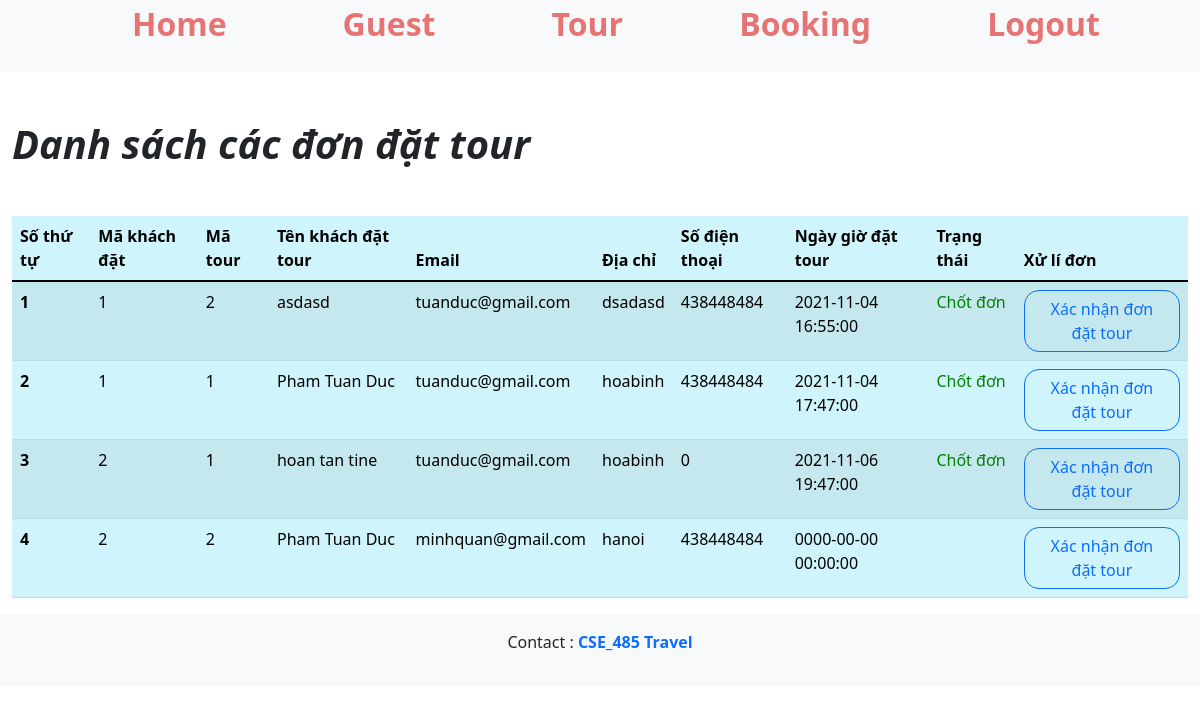
/admin/mana_bookingtour.php, run on the app's committed database.
### tables this page shows
CREATE TABLE `booking_tour` (
  `booking_id` int(11) NOT NULL,
  `tour_id` int(11) DEFAULT NULL,
  `guest_id` int(11) NOT NULL,
  `booking_day` datetime NOT NULL,
  `booking_guest_name` varchar(100) NOT NULL,
  `booking_guest_address` varchar(100) NOT NULL,
  `booking_guest_email` varchar(100) NOT NULL,
  `booking_guest_number` int(50) NOT NULL,
  `booking_status` varchar(30) NOT NULL
);

### admin/mana_bookingtour.php (the view, shortened to what this page needs)
<?php
include('../config/adminheader.php');
include('../config/constant_admin.php');
?>
<div class="container-fluid">
    <h1 class="fw-bold my-5 fst-italic"> Danh sách các đơn đặt tour </h1>
    <table class="table table-info table-striped">
  <thead>
        <tr>
        <th scope="col">Số thứ tự</th>
        <th scope="col">Mã khách đặt</th>
        <th scope="col">Mã tour</th>
        <th scope="col">Tên khách đặt tour</th>
        <th scope="col">Email</th>
        <th scope="col">Địa chỉ</th>
        <th scope="col">Số điện thoại</th>
        <th scope="col">Ngày giờ đặt tour</th>
        <th scope="col">Trạng thái</th>
        <th scope="col">Xử lí đơn</th>
        </tr>
    </thead>
  <tbody>
    <?php
    $sql = "SELECT *FROM booking_tour";
    $result = mysqli_query($conn,$sql);
    if(mysqli_num_rows($result) > 0){
        $i = 1;
        while($row = mysqli_fetch_assoc($result)){
          $booking_id = $row['booking_id'];
          $guest_id = $row['guest_id'];
          $tour_id = $row['tour_id'];
          $booking_guest_name = $row['booking_guest_name'];
          $booking_guest_email = $row['booking_guest_email'];
          $booking_guest_address =  $row ['booking_guest_address'];
          $booking_guest_number = $row['booking_guest_number'];
          $booking_day = $row['booking_day'];
          $booking_status = $row['booking_status'];
    ?>
     <tr>
      <th scope="row"><?php echo $i ?></th>
      <td><?php echo $tour_id?></td>
      <td><?php echo $guest_id?></td>
      <td><?php echo $booking_guest_name?></td>
      <td><?php echo $booking_guest_email?></td>
      <td><?php echo $booking_guest_address?></td>
      <td><?php echo $booking_guest_number?></td>
      <td><?php echo $booking_day?></td>
      <td>
        <?php
        if($booking_status == "Chốt đơn")
        {
          echo "<label style= 'color: green;'> $booking_status</label>";
        }elseif($booking_status == "Hủy đơn")
        {
           echo "<label style= 'color: red;'> $booking_status</label>";
        }
        ?>
      </td>
      <td>
            <a href="report.php?booking_id=<?php echo $booking_id ?>" class="btn btn-outline-primary"> Xác nhận đơn đặt tour </a>
      </td>
    </tr>
    <?php
    $i++;
        }
    }
    ?>
  </tbody>
</table>
</div>
<?php
include('../config/adminfooter.php')
?>

### css/admin.css (style rules this page uses)
a { text-decoration: none; }
.btn { border-radius: 15px; }

### data on the page
booking_tour: tour "1", guest "2", booking_guest_name "asdasd", booking_guest_email "tuanduc@gmail.com", booking_guest_address "dsadasd", booking_guest_number "438448484", booking_day "2021-11-04 16:55:00", booking_status "Chốt đơn"
booking_tour: tour "1", guest "1", booking_guest_name "Pham Tuan Duc", booking_guest_email "tuanduc@gmail.com", booking_guest_address "hoabinh", booking_guest_number "438448484", booking_day "2021-11-04 17:47:00", booking_status "Chốt đơn"
booking_tour: tour "2", guest "1", booking_guest_name "hoan tan tine", booking_guest_email "tuanduc@gmail.com", booking_guest_address "hoabinh", booking_guest_number "0", booking_day "2021-11-06 19:47:00", booking_status "Chốt đơn"
booking_tour: tour "2", guest "2", booking_guest_name "Pham Tuan Duc", booking_guest_email "minhquan@gmail.com", booking_guest_address "hanoi", booking_guest_number "438448484", booking_day "0000-00-00 00:00:00"
